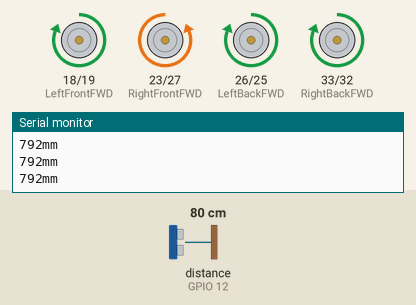
A sketch run on a simulated ESP32. Shown: motor-driver pin pairs drawn as motors (green arrow = first pin HIGH = forward, orange = second pin HIGH = backward, longer = more drive), the last lines printed to the serial monitor. Wiring (inferred from the names in the program): ultrasonic range finder: trigger GPIO 13; echo GPIO 12. Inputs (shaded band) come from the test bench; at power-on: distance to the obstacle (sensor on GPIO 12) 80 cm. The echo pulse lasts 58.3 µs per cm.

Above: at 1.2 s.
1.3 s: distance to the obstacle (sensor on GPIO 12) set to 27 cm
2.8 s: distance to the obstacle (sensor on GPIO 12) set to 23 cm
At 3.3 s:
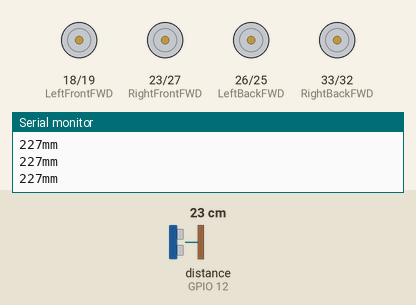
4.5 s: distance to the obstacle (sensor on GPIO 12) set to 17 cm
6.0 s: distance to the obstacle (sensor on GPIO 12) set to 14 cm
At 7.3 s:
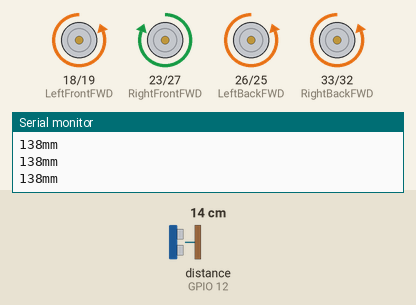
7.6 s: distance to the obstacle (sensor on GPIO 12) set to 18 cm
At 8.4 s:
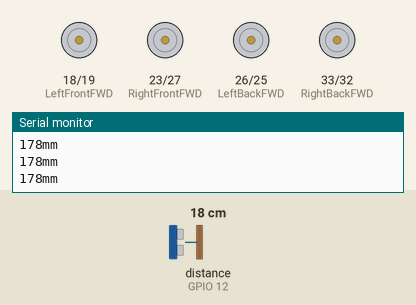
9.2 s: distance to the obstacle (sensor on GPIO 12) set to 2 cm
At 10.4 s:
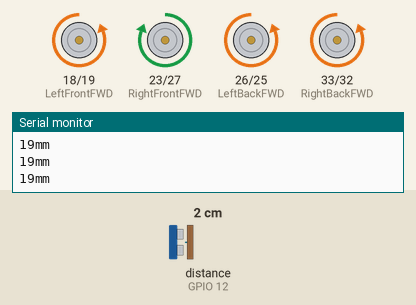
Timing chart, 0 to 11.8 s (numbered marks = the images above; inputs shaded):
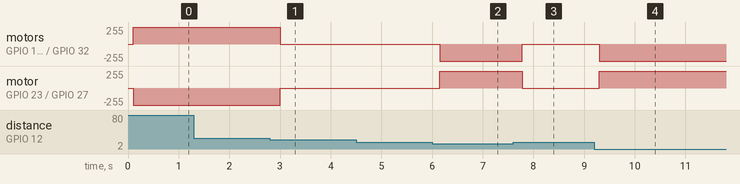

Measured:
- the behaviour switches between 26 and 25 cm on distance to the obstacle (sensor on GPIO 12) (found by bisection; images 0 and 1)
- the behaviour switches between 16 and 15 cm on distance to the obstacle (sensor on GPIO 12) (found by bisection; images 1 and 2)
- after the input at 2.8 s, motor on GPIO 18 (LeftFrontFWD) / GPIO 19 (LeftFrontBWD), motor on GPIO 26 (LeftBackFWD) / GPIO 25 (LeftBackBWD), motor on GPIO 33 (RightBackFWD) / GPIO 32 (RightBackBWD): forward 255/255 → stopped after 0.20 s; motor on GPIO 23 (RightFrontFWD) / GPIO 27 (RightFrontBWD): backward 255/255 → stopped after 0.20 s
- after the input at 6.0 s, motor on GPIO 18 (LeftFrontFWD) / GPIO 19 (LeftFrontBWD), motor on GPIO 26 (LeftBackFWD) / GPIO 25 (LeftBackBWD), motor on GPIO 33 (RightBackFWD) / GPIO 32 (RightBackBWD): stopped → backward 255/255 after 0.16 s; motor on GPIO 23 (RightFrontFWD) / GPIO 27 (RightFrontBWD): stopped → forward 255/255 after 0.16 s
- after the input at 7.6 s, motor on GPIO 18 (LeftFrontFWD) / GPIO 19 (LeftFrontBWD), motor on GPIO 26 (LeftBackFWD) / GPIO 25 (LeftBackBWD), motor on GPIO 33 (RightBackFWD) / GPIO 32 (RightBackBWD): backward 255/255 → stopped after 0.18 s; motor on GPIO 23 (RightFrontFWD) / GPIO 27 (RightFrontBWD): forward 255/255 → stopped after 0.18 s
- after the input at 9.2 s, motor on GPIO 18 (LeftFrontFWD) / GPIO 19 (LeftFrontBWD), motor on GPIO 26 (LeftBackFWD) / GPIO 25 (LeftBackBWD), motor on GPIO 33 (RightBackFWD) / GPIO 32 (RightBackBWD): stopped → backward 255/255 after 0.10 s; motor on GPIO 23 (RightFrontFWD) / GPIO 27 (RightFrontBWD): stopped → forward 255/255 after 0.10 s

The sketch:

2_Ultrasonic_follow.ino
```cpp
//超声波传感器
#define Trigpin 13
#define Echopin 12
//右
#define RightFrontFWD 23
#define RightFrontBWD 27
#define RightBackFWD  33
#define RightBackBWD  32

//左
#define LeftFrontFWD 18
#define LeftFrontBWD 19
#define LeftBackFWD  26
#define LeftBackBWD  25

int motorSpeed = 1;
void stopMoving() {
  //停止
  digitalWrite(RightFrontFWD, 0);
  digitalWrite(RightFrontBWD, 0);
  digitalWrite(RightBackFWD, 0);
  digitalWrite(RightBackBWD, 0);
  digitalWrite(LeftFrontFWD, 0);
  digitalWrite(LeftFrontBWD, 0);
  digitalWrite(LeftBackFWD, 0);
  digitalWrite(LeftBackBWD, 0);
}

void moveForward(int motorSpeed) {
  //前进
  digitalWrite(RightFrontBWD, motorSpeed); // 右前，前转，使用PWM控制速度
  digitalWrite(RightFrontFWD, 0);       // 如果RightFrontFWD不是PWM引脚，则设为低电平
  digitalWrite(RightBackBWD, 0);  // 右后，前转，使用PWM控制速度
  digitalWrite(RightBackFWD, motorSpeed);  // 如果RightBackBWD不是PWM引脚，则设为低电平

  digitalWrite(LeftFrontFWD, motorSpeed);  // 左前，前转，使用PWM控制速度
  digitalWrite(LeftFrontBWD, 0);        // 如果LeftFrontBWD不是PWM引脚，则设为低电平
  digitalWrite(LeftBackBWD, 0);   // 左后，前转，使用PWM控制速度
  digitalWrite(LeftBackFWD, motorSpeed);    // 如果LeftBackBWD不是PWM引脚，则设为低电平
}

void moveBackward(int motorSpeed) {
  //后退
  digitalWrite(RightFrontFWD, motorSpeed); // 右前轮，后退方向，利用PWM进行速度调控
  digitalWrite(RightFrontBWD, 0); // 若RightFrontBWD不支持PWM，则设为低电平
  digitalWrite(RightBackFWD, 0); // 右后轮，后退方向，利用PWM进行速度调控
  digitalWrite(RightBackBWD, motorSpeed); // 若RightBackFWD不支持PWM，则设为低电平

  digitalWrite(LeftFrontBWD, motorSpeed); // 左前轮，后退方向，利用PWM进行速度调控
  digitalWrite(LeftFrontFWD, 0); // 若LeftFrontFWD不支持PWM，则设为低电平
  digitalWrite(LeftBackFWD, 0); // 左后轮，后退方向，利用PWM进行速度调控
  digitalWrite(LeftBackBWD, motorSpeed); // 若LeftBackFWD不支持PWM，则设为低电平
}

unsigned long measureDistance() {
    digitalWrite(Trigpin, HIGH);
    delayMicroseconds(20);
    digitalWrite(Trigpin, LOW);
    delayMicroseconds(10);
    unsigned long Time_Echo_us = pulseIn(Echopin, HIGH, 60000); // 设置超时时间为60000微秒
    if(Time_Echo_us > 1) {
        return (Time_Echo_us * 34 / 100) / 2;
    } else {
        return 0; // 如果读取失败，返回0
    }
}


void setup() {
  // put your setup code here, to run once:
  Serial.begin(115200);
  pinMode(Trigpin,OUTPUT);
  pinMode(Echopin,INPUT);

  pinMode(RightFrontFWD, OUTPUT);
  pinMode(RightFrontBWD, OUTPUT);
  pinMode(RightBackFWD, OUTPUT);
  pinMode(RightBackBWD, OUTPUT);
  pinMode(LeftFrontFWD, OUTPUT);
  pinMode(LeftFrontBWD, OUTPUT);
  pinMode(LeftBackFWD, OUTPUT);
  pinMode(LeftBackBWD, OUTPUT);

}

void loop() {
  // put your main code here, to run repeatedly:
  unsigned long UT_distance = measureDistance();
  Serial.print(UT_distance,DEC);
  Serial.println("mm");
  delay(100);
   if(UT_distance < 150) moveBackward(motorSpeed);
   if(150 <= UT_distance && UT_distance  <= 250) stopMoving();
   if(UT_distance  >= 250) moveForward(motorSpeed);

}
```
